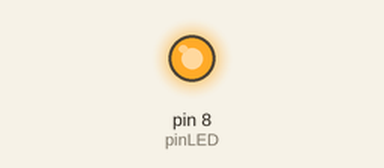
A sketch run on a simulated Arduino Uno, built with avr-gcc and run on an emulated ATmega328P. Shown: output pins drawn as LEDs (lit = HIGH).

Above: at 0.4 s.
At 10.5 s:
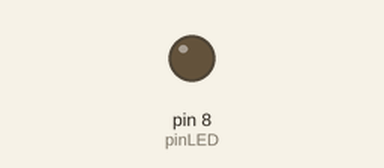
Timing chart, 0 to 14.3 s (numbered marks = the images above):
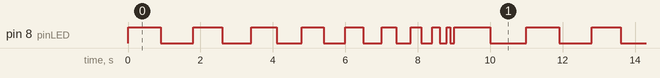

The sketch:

sismik_2021_ifStatement.ino
```cpp
// program LED berkedip

const int pinLED = 8;
int timeDelay = 1000; // set waktu awal delay 1 detik

void setup() {
  pinMode(pinLED, OUTPUT);
}

void loop() {
  timeDelay = timeDelay - 100; // setiap loop berikurang 100

  if (timeDelay <= 0){
    timeDelay = 1000;
    }
  digitalWrite(pinLED, HIGH); // pinLED dalam kondisi high
  delay(timeDelay); // delay selama timeDelay
  digitalWrite(pinLED, LOW); // pinLED dalam kondisi low
  delay(timeDelay); // delay selama timeDelay
}
```

Measured:
- by itself, pin 8 (pinLED): repeats every 11.0 s: LOW 0.90 s, HIGH 0.80 s, LOW 0.80 s, HIGH 0.70 s, LOW 0.70 s, HIGH 0.60 s, LOW 0.60 s, HIGH 0.50 s, LOW 0.50 s, HIGH 0.40 s, LOW 0.40 s, HIGH 0.30 s, LOW 0.30 s, HIGH 0.20 s, LOW 0.20 s, HIGH 0.10 s, LOW 0.10 s, HIGH 1.0 s, LOW 1.0 s, HIGH 0.90 s
- by itself, everything shown: repeats every 11.0 s, in 20 steps
